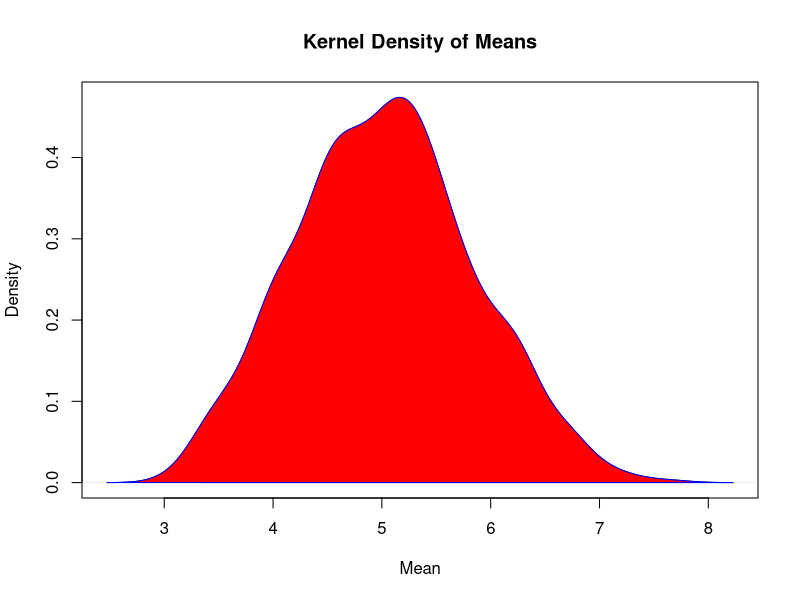

This figure's R source:
library(data.table)
library(ggplot2)

set.seed(round(1000*pi, 0))

lambda <- 0.2
# We willl be taking the average of 40 exponentials
n <- 40
# we will be comparing this distribution to 1000 random uniforms
numOfSims <- 1000
simulatedExponentials <- replicate(numOfSims, rexp(n, lambda))
# now lets compute the mean of these simulations
means <- apply(simulatedExponentials, 2, mean)


d <- density(means)
plot(d, main = "Kernel Density of Means", xlab = "Mean")
polygon(d, col = "red", border = "blue")